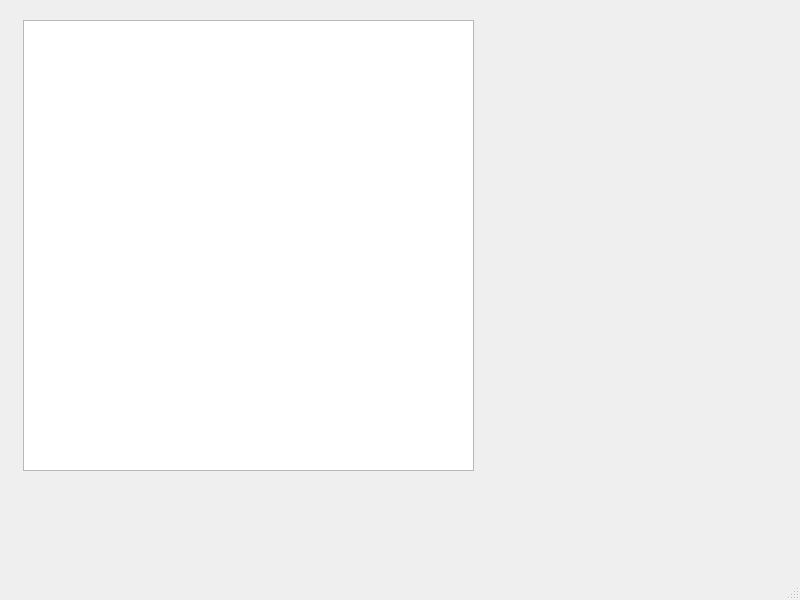
<?xml version="1.0" encoding="UTF-8"?>
<ui version="4.0">
 <class>MainWindow</class>
 <widget class="QMainWindow" name="MainWindow">
  <property name="geometry">
   <rect>
    <x>0</x>
    <y>0</y>
    <width>800</width>
    <height>600</height>
   </rect>
  </property>
  <property name="windowTitle">
   <string>MainWindow</string>
  </property>
  <widget class="QWidget" name="centralwidget">
   <widget class="QTextEdit" name="textEdit">
    <property name="geometry">
     <rect>
      <x>23</x>
      <y>20</y>
      <width>451</width>
      <height>451</height>
     </rect>
    </property>
   </widget>
  </widget>
  <widget class="QMenuBar" name="menubar">
   <property name="geometry">
    <rect>
     <x>0</x>
     <y>0</y>
     <width>800</width>
     <height>21</height>
    </rect>
   </property>
  </widget>
  <widget class="QStatusBar" name="statusbar"/>
 </widget>
 <resources/>
 <connections/>
</ui>
